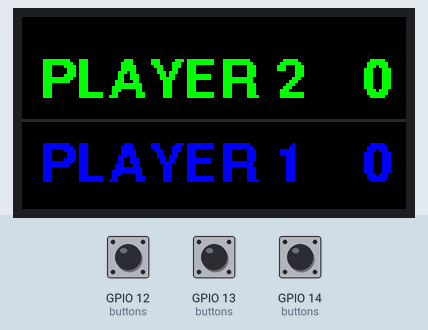
Bench run of a sketch on a simulated ESP32-S3. On the bench: 128×64 colour display. Inputs (shaded band) come from the test bench; at power-on: GPIO 12 (buttons) HIGH, GPIO 13 (buttons) HIGH, GPIO 14 (buttons) HIGH.

Above: at 1.2 s.
1.3 s: GPIO 12 (buttons) pulled LOW for 0.15 s
At 2.3 s:
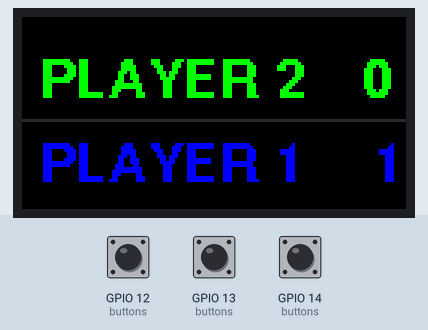
2.9 s: GPIO 13 (buttons) pulled LOW for 0.15 s
At 3.5 s:
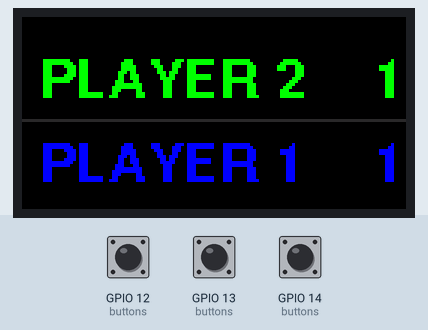
4.5 s: GPIO 12 (buttons) pulled LOW for 1 s
At 6.0 s:
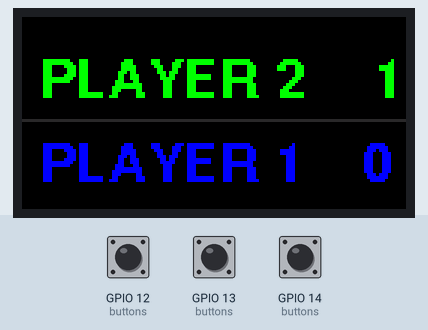
7.0 s: GPIO 13 (buttons) pulled LOW for 0.15 s
At 7.8 s:
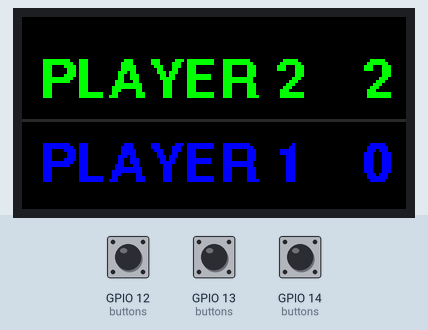
Timing chart, 0 to 9.6 s (numbered marks = the images above; inputs shaded):
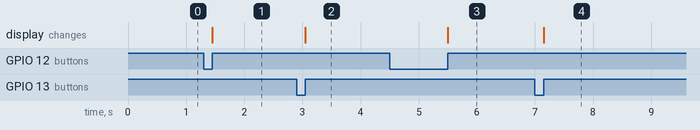

The sketch:

scoreboard.ino
```cpp
#include <ESP32-HUB75-MatrixPanel-I2S-DMA.h>
#include <Fonts/FreeSansBold9pt7b.h>

// ============================================================
// ESP32-S3 HUB75 Scoreboard
// ============================================================

// ================== SCOREBOARD CONFIG ==================
const char* PLAYER_ONE_NAME = "PLAYER 1";
const char* PLAYER_TWO_NAME = "PLAYER 2";

#define PANEL_RES_X 128
#define PANEL_RES_Y 64
#define PANEL_CHAIN 1

const uint8_t DISPLAY_BRIGHTNESS = 140;
const unsigned long LONG_PRESS_MS = 600;

// ================== BUTTONS ==================
// Player One and Player Two:
//   short press = +1
//   long press  = -1
// Reset:
//   long press  = reset both scores
const int BTN_PLAYER_ONE = 12;
const int BTN_PLAYER_TWO = 13;
const int BTN_RESET = 14;

const int buttons[3] = {BTN_PLAYER_ONE, BTN_PLAYER_TWO, BTN_RESET};
unsigned long pressStart[3] = {0, 0, 0};
bool wasPressed[3] = {false, false, false};

// ================== SCORE ==================
int scorePlayerOne = 0;
int scorePlayerTwo = 0;

// ================== HUB75 PIN MAP ==================
// Working ESP32-S3 -> HUB75 adapter mapping for this build.
HUB75_I2S_CFG::i2s_pins pins = {
  6,   // R1
  36,  // G1
  37,  // B1
  5,   // R2
  0,   // G2
  35,  // B2
  45,  // A
  1,   // B
  48,  // C
  2,   // D
  4,   // E
  38,  // LAT
  21,  // OE
  47   // CLK
};

HUB75_I2S_CFG mxconfig(PANEL_RES_X, PANEL_RES_Y, PANEL_CHAIN, pins);
MatrixPanel_I2S_DMA* dma_display = nullptr;

// ================== DRAW SCOREBOARD ==================
void drawScoreboard() {
  dma_display->clearScreen();
  dma_display->setFont(&FreeSansBold9pt7b);
  dma_display->setTextWrap(false);

  int16_t x1, y1;
  uint16_t w, h;

  const int leftMargin = 6;
  const int rightMargin = 6;

  // Divider between the two player rows.
  dma_display->drawFastHLine(
    0, 34, PANEL_RES_X, dma_display->color565(40, 40, 40)
  );

  // ----- PLAYER TWO: TOP / GREEN -----
  dma_display->setTextColor(dma_display->color565(0, 255, 0));
  dma_display->setCursor(leftMargin, 26);
  dma_display->print(PLAYER_TWO_NAME);

  String s2 = String(scorePlayerTwo);
  dma_display->getTextBounds(s2, 0, 0, &x1, &y1, &w, &h);
  dma_display->setCursor(PANEL_RES_X - w - rightMargin, 26);
  dma_display->print(s2);

  // ----- PLAYER ONE: BOTTOM / BLUE -----
  dma_display->setTextColor(dma_display->color565(0, 0, 255));
  dma_display->setCursor(leftMargin, 54);
  dma_display->print(PLAYER_ONE_NAME);

  String s1 = String(scorePlayerOne);
  dma_display->getTextBounds(s1, 0, 0, &x1, &y1, &w, &h);
  dma_display->setCursor(PANEL_RES_X - w - rightMargin, 54);
  dma_display->print(s1);
}

// ================== SETUP ==================
void setup() {
  Serial.begin(115200);

  for (int i = 0; i < 3; i++) {
    pinMode(buttons[i], INPUT_PULLUP);
  }

  mxconfig.driver = HUB75_I2S_CFG::ICN2038S;
  mxconfig.clkphase = false;
  mxconfig.latch_blanking = true;

  dma_display = new MatrixPanel_I2S_DMA(mxconfig);
  dma_display->begin();
  dma_display->setBrightness8(DISPLAY_BRIGHTNESS);

  drawScoreboard();
}

// ================== LOOP ==================
void loop() {
  for (int i = 0; i < 3; i++) {
    bool pressed = digitalRead(buttons[i]) == LOW;

    // Button just pressed.
    if (pressed && !wasPressed[i]) {
      pressStart[i] = millis();
      wasPressed[i] = true;
    }

    // Button just released.
    if (!pressed && wasPressed[i]) {
      unsigned long duration = millis() - pressStart[i];

      // Player One button.
      if (i == 0) {
        if (duration >= LONG_PRESS_MS) {
          if (scorePlayerOne > 0) scorePlayerOne--;
        } else {
          scorePlayerOne++;
        }
      }

      // Player Two button.
      if (i == 1) {
        if (duration >= LONG_PRESS_MS) {
          if (scorePlayerTwo > 0) scorePlayerTwo--;
        } else {
          scorePlayerTwo++;
        }
      }

      // Reset button: long press only.
      if (i == 2 && duration >= LONG_PRESS_MS) {
        scorePlayerOne = 0;
        scorePlayerTwo = 0;
      }

      drawScoreboard();
      wasPressed[i] = false;

      // Simple release debounce.
      delay(20);
    }
  }
}
```

Measured:
- after the input at 1.3 s, the display: changes after 0.15 s (image 1)
- after the input at 2.9 s, the display: changes after 0.15 s (image 2)
- after the input at 4.5 s, the display: changes after 1.0 s (image 3)
- after the input at 7.0 s, the display: changes after 0.15 s (image 4)
